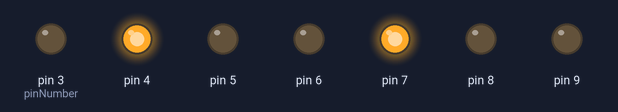
A sketch run on a simulated Arduino Uno, built with avr-gcc and run on an emulated ATmega328P. On the bench: output pins drawn as LEDs (lit = HIGH).

Above: at 0.2 s.
At 1.2 s:
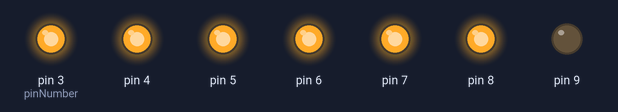
At 2.2 s:
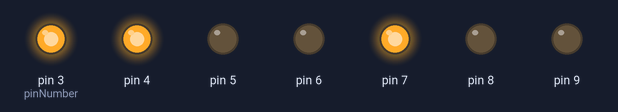
At 5.2 s:
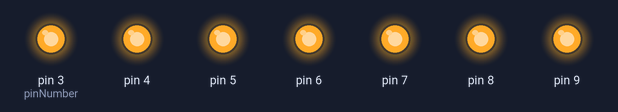
At 7.2 s:
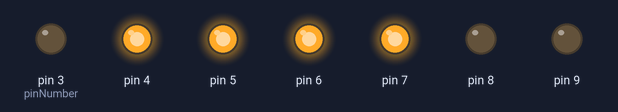
At 9.7 s:
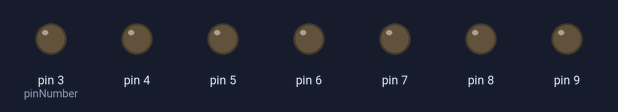
Timing chart, 0 to 10.4 s (numbered marks = the images above):
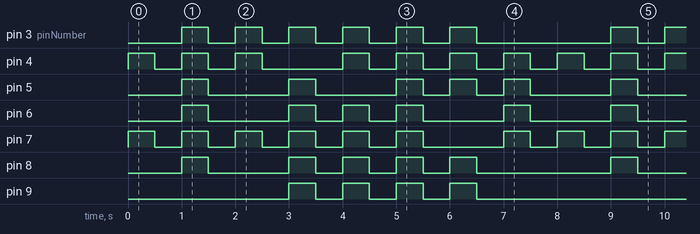

Measured:
- by itself, pin 3 (pinNumber): repeats every 8.0 s: 5 × (LOW 0.50 s, HIGH 0.50 s), LOW 2.5 s, HIGH 0.50 s
- by itself, pin 4: repeats every 8.0 s: 2 × (LOW 0.50 s, HIGH 0.50 s), LOW 1.5 s, 4 × (HIGH 0.50 s, LOW 0.50 s), HIGH 0.50 s
- by itself, pin 5: repeats every 8.0 s: 2 × (LOW 1.5 s, HIGH 0.50 s), 2 × (LOW 0.50 s, HIGH 0.50 s), LOW 1.5 s, HIGH 0.50 s
- by itself, pin 6: repeats every 8.0 s: LOW 1.5 s, 2 × (HIGH 0.50 s, LOW 0.50 s), 2 × (HIGH 0.50 s, LOW 1.5 s), HIGH 0.50 s
- by itself, pin 7: repeats every 8.0 s: 5 × (LOW 0.50 s, HIGH 0.50 s), LOW 1.5 s, HIGH 0.50 s, LOW 0.50 s, HIGH 0.50 s
- by itself, pin 8: repeats every 8.0 s: LOW 1.5 s, 3 × (HIGH 0.50 s, LOW 0.50 s), HIGH 0.50 s, LOW 2.5 s, HIGH 0.50 s
- by itself, pin 9: repeats every 8.0 s: 3 × (LOW 0.50 s, HIGH 0.50 s), LOW 4.5 s, HIGH 0.50 s

The sketch:

sketch_jun16a.ino
```cpp
void setup() {
  int pinNumber = 3;
  while(pinNumber<=9)
  {
  pinMode(pinNumber, OUTPUT);
  pinNumber = pinNumber + 1;
  }
}

void loop() {
//1
  digitalWrite(4, HIGH);
  digitalWrite(7, HIGH);
  delay(500);
  //清理屏幕
  digitalWrite(3, LOW);
  digitalWrite(4, LOW);
  digitalWrite(5, LOW);
  digitalWrite(6, LOW);
  digitalWrite(7, LOW);
  digitalWrite(8, LOW);
  digitalWrite(9, LOW);
  delay(500);
  //9
  digitalWrite(3, HIGH);
  digitalWrite(6, HIGH);
  digitalWrite(5, HIGH);
  digitalWrite(4, HIGH);
  digitalWrite(7, HIGH);
  digitalWrite(8, HIGH);
  delay(500);
  //清理屏幕
  digitalWrite(3, LOW);
  digitalWrite(4, LOW);
  digitalWrite(5, LOW);
  digitalWrite(6, LOW);
  digitalWrite(7, LOW);
  digitalWrite(8, LOW);
  digitalWrite(9, LOW);
  delay(500);
  //7
  digitalWrite(3, HIGH);
  digitalWrite(4, HIGH);
  digitalWrite(7, HIGH);
  delay(500);
  //清理屏幕
  digitalWrite(3, LOW);
  digitalWrite(4, LOW);
  digitalWrite(5, LOW);
  digitalWrite(6, LOW);
  digitalWrite(7, LOW);
  digitalWrite(8, LOW);
  digitalWrite(9, LOW);
  delay(500);
  //6
  digitalWrite(3, HIGH);
  digitalWrite(6, HIGH);
  digitalWrite(5, HIGH);
  digitalWrite(9, HIGH);
  digitalWrite(8, HIGH);
  digitalWrite(7, HIGH);
  delay(500);
  //清理屏幕
  digitalWrite(3, LOW);
  digitalWrite(4, LOW);
  digitalWrite(5, LOW);
  digitalWrite(6, LOW);
  digitalWrite(7, LOW);
  digitalWrite(8, LOW);
  digitalWrite(9, LOW);
  delay(500);
  //0
  digitalWrite(3, HIGH);
  digitalWrite(4, HIGH);
  digitalWrite(7, HIGH);
  digitalWrite(8, HIGH);
  digitalWrite(9, HIGH);
  digitalWrite(6, HIGH);
  delay(500);
  //清理屏幕
  digitalWrite(3, LOW);
  digitalWrite(4, LOW);
  digitalWrite(5, LOW);
  digitalWrite(6, LOW);
  digitalWrite(7, LOW);
  digitalWrite(8, LOW);
  digitalWrite(9, LOW);
  delay(500);
  //8
  digitalWrite(3, HIGH);
  digitalWrite(4, HIGH);
  digitalWrite(5, HIGH);
  digitalWrite(6, HIGH);
  digitalWrite(7, HIGH);
  digitalWrite(8, HIGH);
  digitalWrite(9, HIGH);
  delay(500);
  //清理屏幕
  digitalWrite(3, LOW);
  digitalWrite(4, LOW);
  digitalWrite(5, LOW);
  digitalWrite(6, LOW);
  digitalWrite(7, LOW);
  digitalWrite(8, LOW);
  digitalWrite(9, LOW);
  delay(500);
  //2
  digitalWrite(3, HIGH);
  digitalWrite(4, HIGH);
  digitalWrite(5, HIGH);
  digitalWrite(8, HIGH);
  digitalWrite(9, HIGH);
  delay(500);
  //清理屏幕
  digitalWrite(3, LOW);
  digitalWrite(4, LOW);
  digitalWrite(5, LOW);
  digitalWrite(6, LOW);
  digitalWrite(7, LOW);
  digitalWrite(8, LOW);
  digitalWrite(9, LOW);
  delay(500);
  //4
  digitalWrite(6, HIGH);
  digitalWrite(5, HIGH);
  digitalWrite(4, HIGH);
  digitalWrite(7, HIGH);
  delay(500);
  //清理屏幕
  digitalWrite(3, LOW);
  digitalWrite(4, LOW);
  digitalWrite(5, LOW);
  digitalWrite(6, LOW);
  digitalWrite(7, LOW);
  digitalWrite(8, LOW);
  digitalWrite(9, LOW);
  delay(500);

}
```
